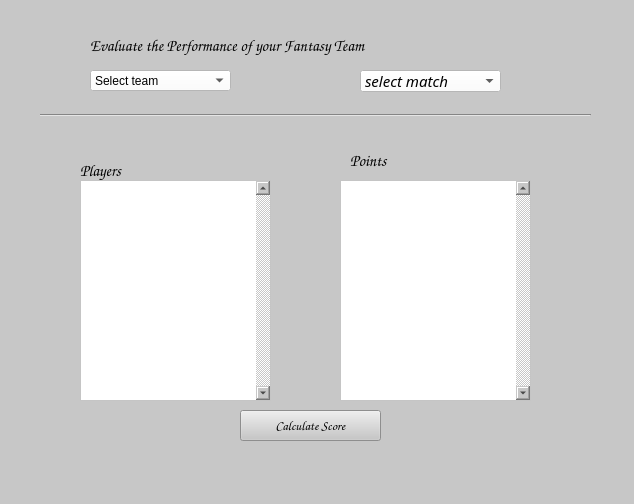
<?xml version="1.0" encoding="UTF-8"?>
<ui version="4.0">
 <class>evaluate_team</class>
 <widget class="QDialog" name="evaluate_team">
  <property name="geometry">
   <rect>
    <x>0</x>
    <y>0</y>
    <width>634</width>
    <height>504</height>
   </rect>
  </property>
  <property name="windowTitle">
   <string>Dialog</string>
  </property>
  <property name="styleSheet">
   <string notr="true">background-color: rgb(199, 199, 199);</string>
  </property>
  <widget class="QLabel" name="label">
   <property name="geometry">
    <rect>
     <x>90</x>
     <y>20</y>
     <width>391</width>
     <height>51</height>
    </rect>
   </property>
   <property name="font">
    <font>
     <family>Comic Sans MS</family>
     <pointsize>12</pointsize>
    </font>
   </property>
   <property name="text">
    <string>Evaluate the Performance of your Fantasy Team</string>
   </property>
  </widget>
  <widget class="QComboBox" name="cb_selectteam">
   <property name="geometry">
    <rect>
     <x>90</x>
     <y>70</y>
     <width>141</width>
     <height>21</height>
    </rect>
   </property>
   <property name="styleSheet">
    <string notr="true">background-color: rgb(255, 255, 255);
font: 75 italic 10pt &quot;Century Gothic&quot;;</string>
   </property>
   <property name="currentText">
    <string>Select team</string>
   </property>
   <item>
    <property name="text">
     <string>Select team</string>
    </property>
   </item>
  </widget>
  <widget class="QComboBox" name="cb_selectmatch">
   <property name="enabled">
    <bool>true</bool>
   </property>
   <property name="geometry">
    <rect>
     <x>360</x>
     <y>70</y>
     <width>141</width>
     <height>22</height>
    </rect>
   </property>
   <property name="font">
    <font>
     <family>Century Gothic</family>
     <pointsize>11</pointsize>
     <weight>9</weight>
     <italic>true</italic>
     <bold>false</bold>
    </font>
   </property>
   <property name="styleSheet">
    <string notr="true">background-color: rgb(255, 255, 255);
font: 75 italic 11pt &quot;Century Gothic&quot;;</string>
   </property>
   <item>
    <property name="text">
     <string extracomment="select amatch">select match</string>
    </property>
   </item>
   <item>
    <property name="text">
     <string>Match1</string>
    </property>
   </item>
  </widget>
  <widget class="Line" name="line">
   <property name="geometry">
    <rect>
     <x>40</x>
     <y>95</y>
     <width>551</width>
     <height>41</height>
    </rect>
   </property>
   <property name="styleSheet">
    <string notr="true">color: rgb(0, 0, 0);</string>
   </property>
   <property name="orientation">
    <enum>Qt::Horizontal</enum>
   </property>
  </widget>
  <widget class="QLabel" name="label_2">
   <property name="geometry">
    <rect>
     <x>80</x>
     <y>160</y>
     <width>81</width>
     <height>21</height>
    </rect>
   </property>
   <property name="font">
    <font>
     <family>Comic Sans MS</family>
     <pointsize>12</pointsize>
     <weight>50</weight>
     <bold>false</bold>
    </font>
   </property>
   <property name="text">
    <string>Players</string>
   </property>
  </widget>
  <widget class="QLabel" name="label_3">
   <property name="geometry">
    <rect>
     <x>350</x>
     <y>150</y>
     <width>81</width>
     <height>21</height>
    </rect>
   </property>
   <property name="font">
    <font>
     <family>Comic Sans MS</family>
     <pointsize>12</pointsize>
     <weight>50</weight>
     <bold>false</bold>
    </font>
   </property>
   <property name="text">
    <string>Points</string>
   </property>
  </widget>
  <widget class="QPushButton" name="calcscore_btn">
   <property name="enabled">
    <bool>true</bool>
   </property>
   <property name="geometry">
    <rect>
     <x>240</x>
     <y>410</y>
     <width>141</width>
     <height>31</height>
    </rect>
   </property>
   <property name="font">
    <font>
     <family>Comic Sans MS</family>
     <pointsize>10</pointsize>
    </font>
   </property>
   <property name="cursor">
    <cursorShape>ArrowCursor</cursorShape>
   </property>
   <property name="statusTip">
    <string>calculating score</string>
   </property>
   <property name="text">
    <string>Calculate Score</string>
   </property>
   <property name="autoDefault">
    <bool>false</bool>
   </property>
  </widget>
  <widget class="QListWidget" name="lw_players">
   <property name="geometry">
    <rect>
     <x>80</x>
     <y>180</y>
     <width>191</width>
     <height>221</height>
    </rect>
   </property>
   <property name="font">
    <font>
     <family>Comic Sans MS</family>
     <pointsize>10</pointsize>
     <weight>75</weight>
     <bold>true</bold>
    </font>
   </property>
   <property name="styleSheet">
    <string notr="true">background-color: rgb(255, 255, 255);</string>
   </property>
   <property name="verticalScrollBarPolicy">
    <enum>Qt::ScrollBarAlwaysOn</enum>
   </property>
   <property name="defaultDropAction">
    <enum>Qt::IgnoreAction</enum>
   </property>
   <property name="selectionMode">
    <enum>QAbstractItemView::NoSelection</enum>
   </property>
  </widget>
  <widget class="QListWidget" name="lw_scores">
   <property name="geometry">
    <rect>
     <x>340</x>
     <y>180</y>
     <width>191</width>
     <height>221</height>
    </rect>
   </property>
   <property name="font">
    <font>
     <family>Comic Sans MS</family>
     <pointsize>10</pointsize>
     <weight>75</weight>
     <bold>true</bold>
    </font>
   </property>
   <property name="styleSheet">
    <string notr="true">background-color: rgb(255, 255, 255);</string>
   </property>
   <property name="verticalScrollBarPolicy">
    <enum>Qt::ScrollBarAlwaysOn</enum>
   </property>
   <property name="selectionMode">
    <enum>QAbstractItemView::NoSelection</enum>
   </property>
  </widget>
 </widget>
 <resources/>
 <connections/>
</ui>
